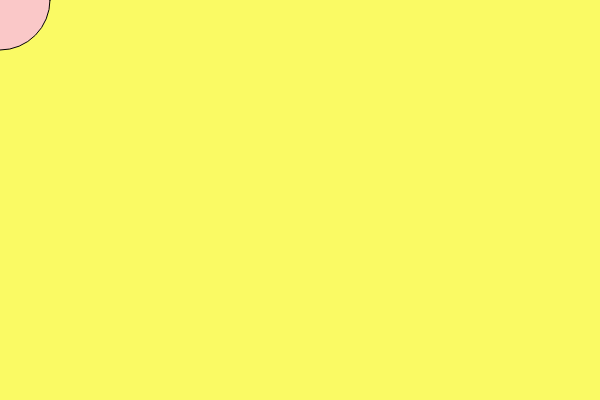
Frame 1 (no input)
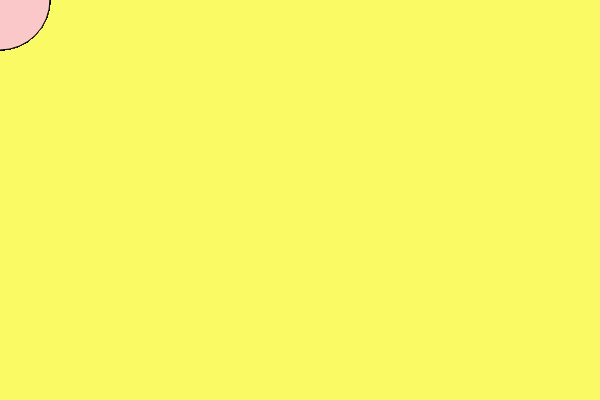
Frame 60 (no input)
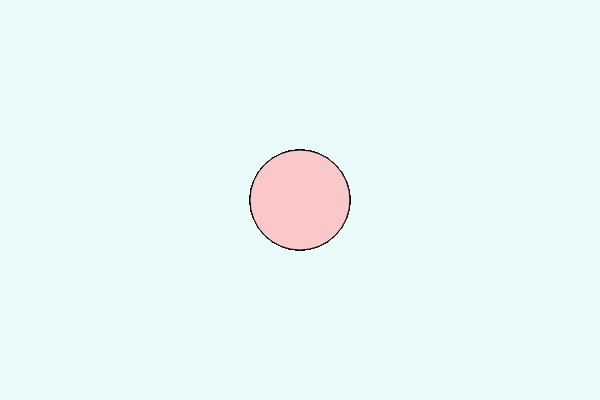
Frame 120 (the mouse pressed at the canvas centre since frame 60)

The p5.js sketch that drew these frames (run headless with seeded random() and noise() and a simulated clock; from frame 60 on, the mouse is pressed at the canvas centre):

// p5.js sketch
// ── sketch.js
function setup() {
  createCanvas(600, 400);
  background(250, 250, 100);
}
//draw function 
function draw() {
  fill(250, 200, 200);
  ellipse(mouseX, mouseY, 100, 100);
}
 
// mousePressed function
function mousePressed() {
  background(235, 251, 250);
}
//mouse clicked function to make background alternate wcolors when mouse is clicked
function mouseClicked() {
  background(250, 250, 100)
}
